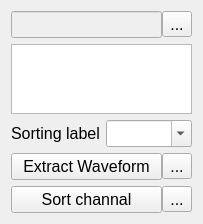
<?xml version="1.0" encoding="UTF-8"?>
<ui version="4.0">
 <class>ChannelDetail</class>
 <widget class="QWidget" name="ChannelDetail">
  <property name="geometry">
   <rect>
    <x>0</x>
    <y>0</y>
    <width>186</width>
    <height>212</height>
   </rect>
  </property>
  <property name="font">
   <font>
    <pointsize>12</pointsize>
   </font>
  </property>
  <property name="windowTitle">
   <string>Form</string>
  </property>
  <layout class="QVBoxLayout" name="verticalLayout">
   <item>
    <layout class="QHBoxLayout" name="horizontalLayout">
     <property name="spacing">
      <number>0</number>
     </property>
     <item>
      <widget class="QLineEdit" name="file_name_lineEdit">
       <property name="enabled">
        <bool>false</bool>
       </property>
       <property name="text">
        <string/>
       </property>
      </widget>
     </item>
     <item>
      <widget class="QToolButton" name="open_file_toolButton">
       <property name="text">
        <string>...</string>
       </property>
      </widget>
     </item>
    </layout>
   </item>
   <item>
    <widget class="QTreeView" name="treeView">
     <property name="editTriggers">
      <set>QAbstractItemView::NoEditTriggers</set>
     </property>
    </widget>
   </item>
   <item>
    <layout class="QHBoxLayout" name="horizontalLayout_2">
     <item>
      <widget class="QLabel" name="sorting_type_label">
       <property name="text">
        <string>Sorting label</string>
       </property>
      </widget>
     </item>
     <item>
      <widget class="QComboBox" name="sorting_label_comboBox">
       <property name="editable">
        <bool>true</bool>
       </property>
      </widget>
     </item>
    </layout>
   </item>
   <item>
    <layout class="QHBoxLayout" name="horizontalLayout_6">
     <property name="spacing">
      <number>0</number>
     </property>
     <item>
      <widget class="QPushButton" name="extract_wav_pushButton">
       <property name="text">
        <string>Extract Waveform</string>
       </property>
      </widget>
     </item>
     <item>
      <widget class="QToolButton" name="extract_wav_setting_toolButton">
       <property name="text">
        <string>...</string>
       </property>
      </widget>
     </item>
    </layout>
   </item>
   <item>
    <layout class="QHBoxLayout" name="horizontalLayout_5">
     <property name="spacing">
      <number>0</number>
     </property>
     <item>
      <widget class="QPushButton" name="sort_channel_pushButton">
       <property name="text">
        <string>Sort channal</string>
       </property>
      </widget>
     </item>
     <item>
      <widget class="QToolButton" name="sort_methods_toolButton">
       <property name="text">
        <string>...</string>
       </property>
      </widget>
     </item>
    </layout>
   </item>
  </layout>
 </widget>
 <resources/>
 <connections/>
</ui>
